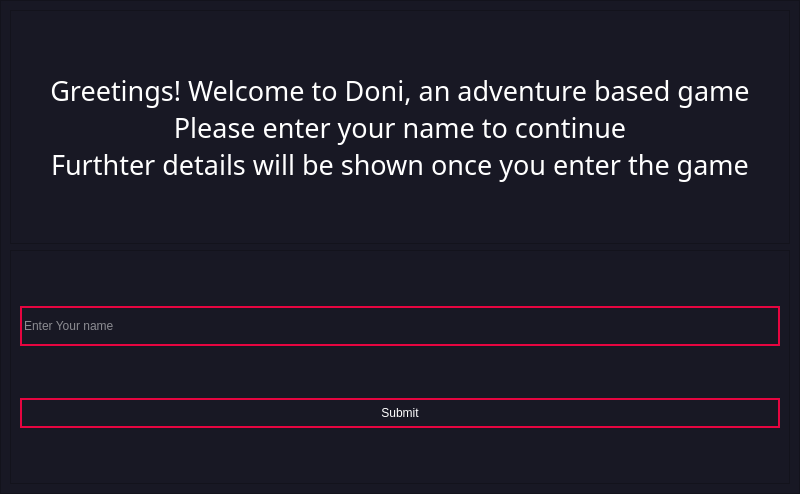
<?xml version="1.0" encoding="UTF-8"?>
<ui version="4.0">
 <class>login</class>
 <widget class="QMainWindow" name="login">
  <property name="geometry">
   <rect>
    <x>0</x>
    <y>0</y>
    <width>800</width>
    <height>494</height>
   </rect>
  </property>
  <property name="windowTitle">
   <string>MainWindow</string>
  </property>
  <property name="styleSheet">
   <string notr="true">background-color:rgb(24,24,36);
color:white;</string>
  </property>
  <widget class="QWidget" name="centralwidget">
   <layout class="QVBoxLayout" name="verticalLayout">
    <property name="spacing">
     <number>0</number>
    </property>
    <property name="leftMargin">
     <number>0</number>
    </property>
    <property name="topMargin">
     <number>0</number>
    </property>
    <property name="rightMargin">
     <number>0</number>
    </property>
    <property name="bottomMargin">
     <number>0</number>
    </property>
    <item>
     <widget class="QFrame" name="mainframe">
      <property name="frameShape">
       <enum>QFrame::StyledPanel</enum>
      </property>
      <property name="frameShadow">
       <enum>QFrame::Raised</enum>
      </property>
      <layout class="QVBoxLayout" name="verticalLayout_2">
       <item>
        <widget class="QFrame" name="welcome_frame">
         <property name="frameShape">
          <enum>QFrame::StyledPanel</enum>
         </property>
         <property name="frameShadow">
          <enum>QFrame::Raised</enum>
         </property>
         <layout class="QVBoxLayout" name="verticalLayout_3">
          <item>
           <widget class="QLabel" name="label">
            <property name="font">
             <font>
              <family>Papyrus</family>
              <pointsize>20</pointsize>
             </font>
            </property>
            <property name="text">
             <string>Greetings! Welcome to Doni, an adventure based game
Please enter your name to continue
Furthter details will be shown once you enter the game</string>
            </property>
            <property name="alignment">
             <set>Qt::AlignCenter</set>
            </property>
           </widget>
          </item>
         </layout>
        </widget>
       </item>
       <item>
        <widget class="QFrame" name="entry_frame">
         <property name="frameShape">
          <enum>QFrame::StyledPanel</enum>
         </property>
         <property name="frameShadow">
          <enum>QFrame::Raised</enum>
         </property>
         <layout class="QVBoxLayout" name="verticalLayout_4">
          <item>
           <widget class="QLineEdit" name="name_txt">
            <property name="minimumSize">
             <size>
              <width>0</width>
              <height>40</height>
             </size>
            </property>
            <property name="styleSheet">
             <string notr="true">border: 2px solid rgb(230,5,64);</string>
            </property>
            <property name="placeholderText">
             <string>Enter Your name</string>
            </property>
           </widget>
          </item>
          <item>
           <widget class="QPushButton" name="submit_btn">
            <property name="minimumSize">
             <size>
              <width>0</width>
              <height>30</height>
             </size>
            </property>
            <property name="cursor">
             <cursorShape>PointingHandCursor</cursorShape>
            </property>
            <property name="styleSheet">
             <string notr="true">border: 2px solid rgb(230,5,64);</string>
            </property>
            <property name="text">
             <string>Submit</string>
            </property>
           </widget>
          </item>
         </layout>
        </widget>
       </item>
      </layout>
     </widget>
    </item>
   </layout>
  </widget>
 </widget>
 <resources/>
 <connections/>
</ui>
